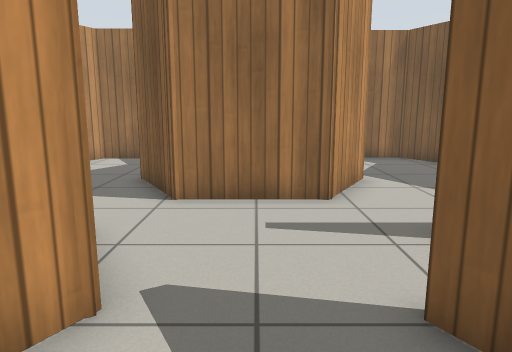
view 1 (above)

16 first-person views from a walk through a world built for the Gazebo simulator. The camera is 0.94 m above the floor, tilts 10° down and sees 70° across. The floor is counted in squares, 0.5 m on a side. Each view is taken from the middle of a square. On the plan, view 1 faces up. The plan holds only what a view shows up to about 18 squares ahead; the rest is blank. Simple patterns stand in for the simulator's built-in surfaces.

view 2
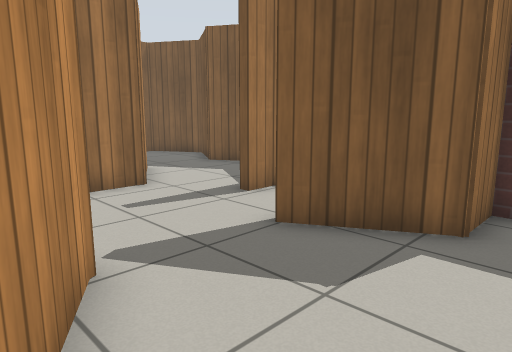

view 3
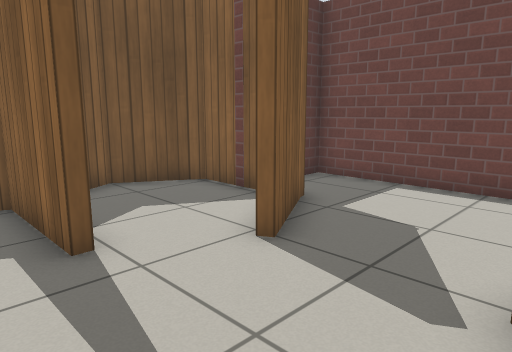

view 4
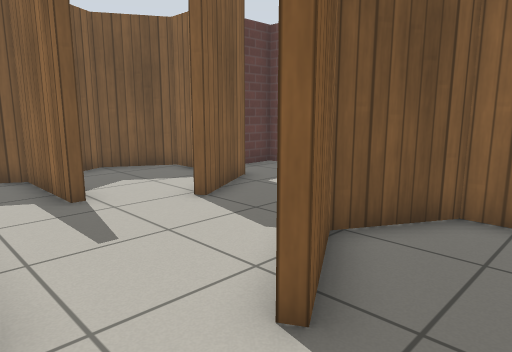

view 5
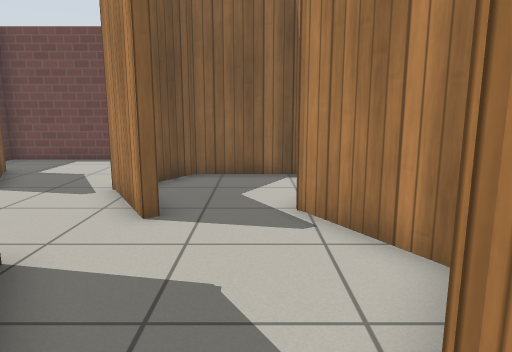

view 6
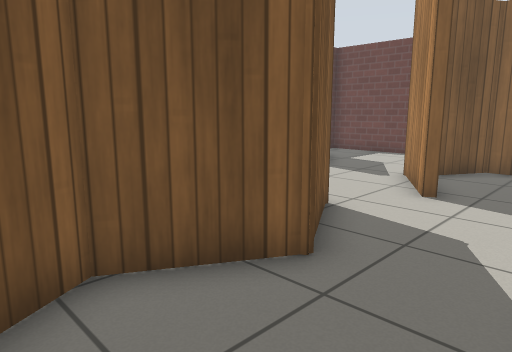

view 7
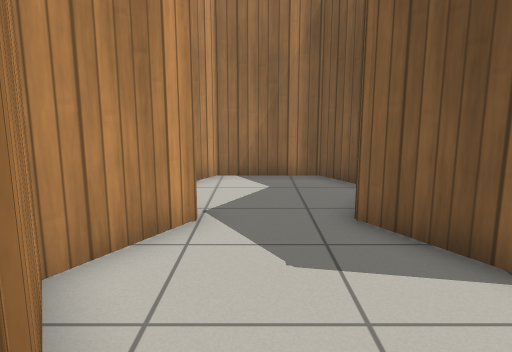

view 8
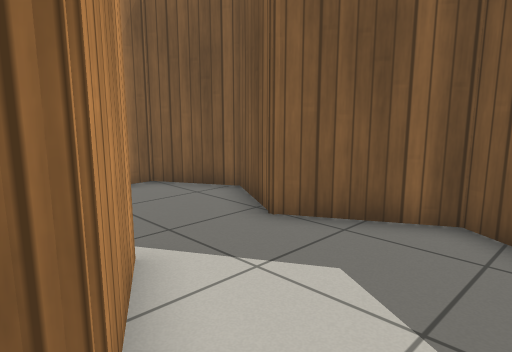

view 9
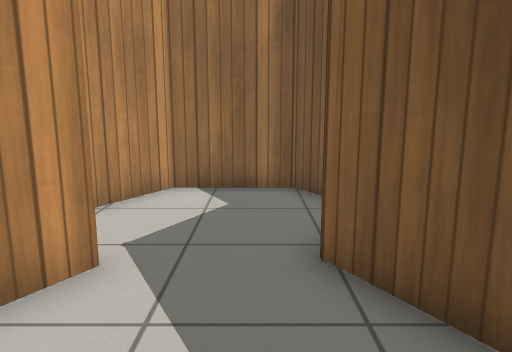

view 10
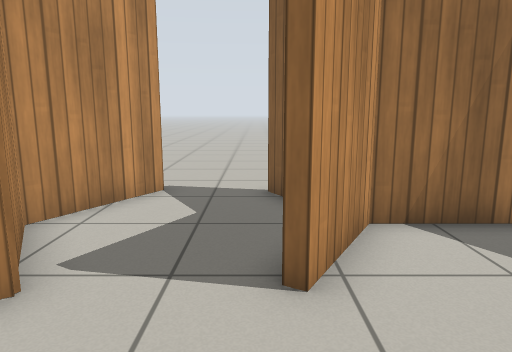

view 11
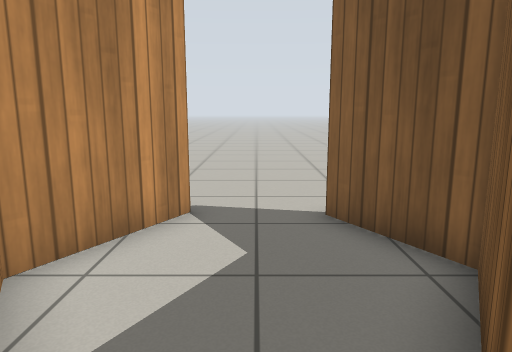

view 12
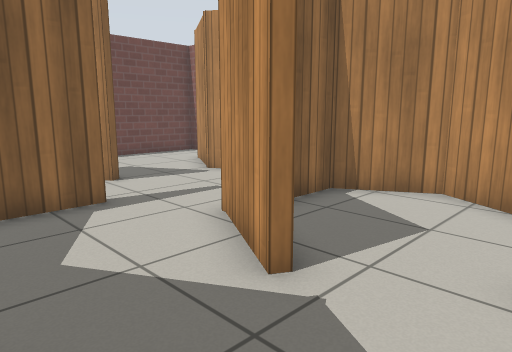

view 13
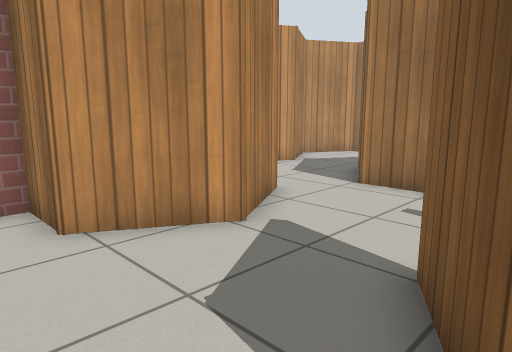

view 14
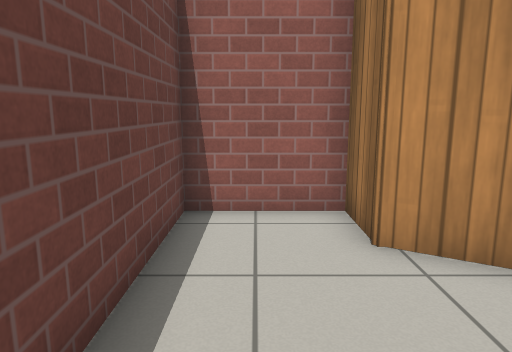

view 15
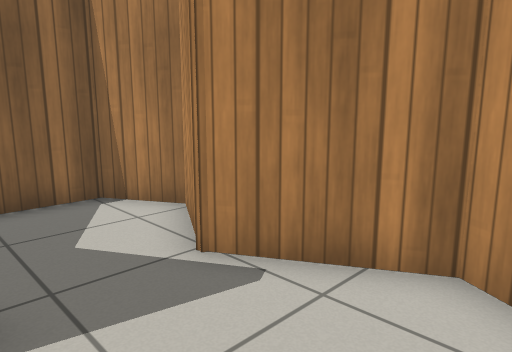

view 16
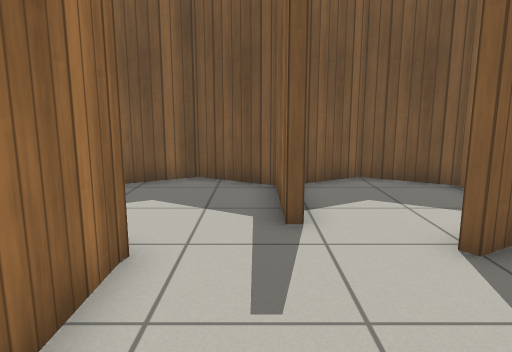

### Floor plan
Points are (right, up) in squares from view 1. A wall is a line through its corners. A room is listed if a view was taken in it or the views show most of it. See-through windows are left out.
Room 1 (views 1, 2, 13, 14)
walls: (-2.2, 2) (-3, 0.7) (-4.8, 0.7) (-4.8, -2.4) (4.6, -2.4) (4.6, 0.5) (3, 0.5) (2.2, 1.9)
ways out: opening at (0, 2.5) to room 8
Room 2 (views 3, 4, 5, 6, 15, 16)
walls: (-1.8, 7.7) (-3.2, 10.2) (-1.9, 12.5) (-3.1, 14.7) (-6.2, 14.7) (-7.4, 12.5) (-6.1, 10.2) (-7.4, 7.9) (-5.8, 5.1); (-3.3, 5.6) (-3, 5.7)
ways out: opening at (-4.5, 5) to room 3; opening at (-2, 6.5) to room 4
Room 3 (view 7)
walls: (-5.8, 5.1) (-7.2, 2.8) (-6.2, 1) (-3.1, 1) (-1.9, 3.2) (-3.3, 5.6)
ways out: opening at (-4.5, 5) to room 2
Room 4 (view 8)
walls: (1.6, 7.7) (-1.8, 7.7); (-3, 5.7) (-2, 4)
ways out: opening at (-2, 6.5) to room 2; opening at (1.5, 5.8) to room 8
Room 5 (view 9)
walls: (3.1, 10.3) (1.6, 7.7); (2.9, 5.5) (6.2, 5.5) (7.5, 7.7) (5.9, 10.4)
ways out: opening at (4.5, 10) to room 7
Room 6 (views 10, 11)
walls: (1.5, 12.6) (1.3, 12.7) (2.7, 15.1) (1.2, 17.6); (-1.2, 17.7) (-2.9, 14.9) (-1.5, 12.6) (-2.9, 10.2) (-1.6, 8) (-0.1, 8)
ways out: opening at (2, 11.5) to room 7; opening at (-2, 19)
Room 7 (view 12)
walls: (5.9, 10.4) (7.2, 12.8) (6, 15) (2.9, 15) (1.5, 12.6)
ways out: opening at (4.5, 10) to room 5; opening at (2, 11.5) to room 6
Room 8 (no view inside)
walls: (2.2, 1.9) (1.5, 3.1) (1.9, 3.3); (4, 5.2) (2.9, 5.2); (4.1, 0.8) (6.2, 0.8) (7.5, 3) (6.5, 4.8); (-2, 4) (-1.5, 3.2) (-2.2, 2)
ways out: opening at (0, 2.5) to room 1; opening at (1.5, 5.8) to room 4

Positions as (right, up) in squares from view 1, and headings:
1: (0, 0), facing up
2: (-3, -1), facing up-right
3: (-2, 7), facing down-right
4: (-5, 8), facing down-right
5: (-5, 12), facing down
6: (-6, 14), facing down-right
7: (-5, 4), facing up
8: (1, 6), facing up-right
9: (5, 6), facing up
10: (1, 9), facing up
11: (0, 11), facing up
12: (6, 13), facing down-left
13: (3, -1), facing up-left
14: (2, -1), facing left
15: (-3, 9), facing down-left
16: (-3, 6), facing right
